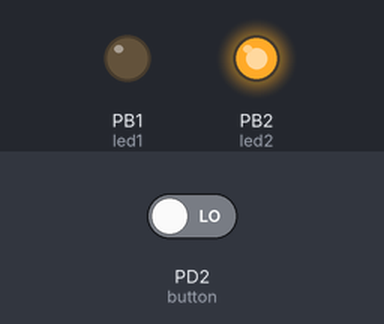
The program below on a simulated ATmega328P, built with avr-gcc and emulated at 16 MHz. Shown: output pins drawn as LEDs (lit = HIGH). The inputs (shaded band) are chosen by the test bench; at power-on: PD2 (button) LOW.

Above: at 8.8 s.
8.9 s: PD2 (button) driven HIGH
At 13.1 s:
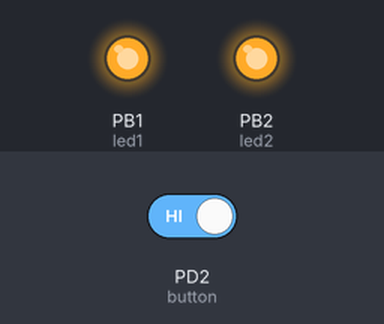
At 15.0 s:
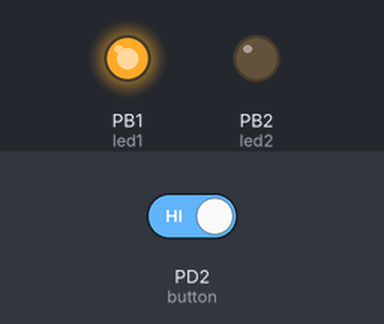
18.2 s: PD2 (button) driven LOW
At 23.9 s:
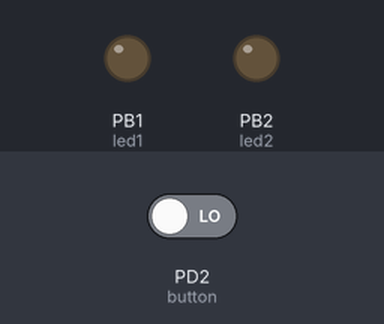
Timing chart, 0 to 33.5 s (numbered marks = the images above; inputs shaded):
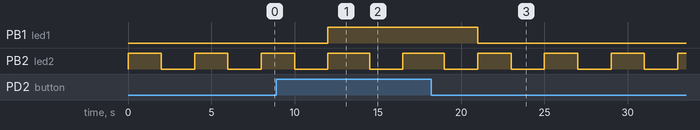

Measured:
- after the input at 8.9 s, PB1 (led1): LOW → HIGH after 3.1 s
- after the input at 18.2 s, PB1 (led1): HIGH → LOW after 2.8 s
- by itself, PB2 (led2): alternates HIGH for 2.0 s and LOW for 2.0 s

The program:

main.c
```c
/*
 * read input and controll one led.c
 *
 * Created: 18/08/2023 11:31:37 PM
 * Author : Dell
 */
#define F_CPU 16000000UL
#include <avr/io.h>
#include <util/delay.h>
#define button PD2
#define led1 PB1
#define led2 PB2

int main(void)
{
    DDRB |= (1<<led1) | (1<<led2);
	DDRD &= ~(1<<button);


    while (1)
    {
		PORTB |= (1<<led2);
		if(PIND & (1<<button)){
			PORTB |= (1<<led1);
			_delay_ms(500);
		}
		else{
			PORTB &= ~(1<<led1);
		}
		PORTB |= (1<<led2);
		_delay_ms(2000);
		PORTB &= ~(1<<led2);
		_delay_ms(2000);
	}
}
```
